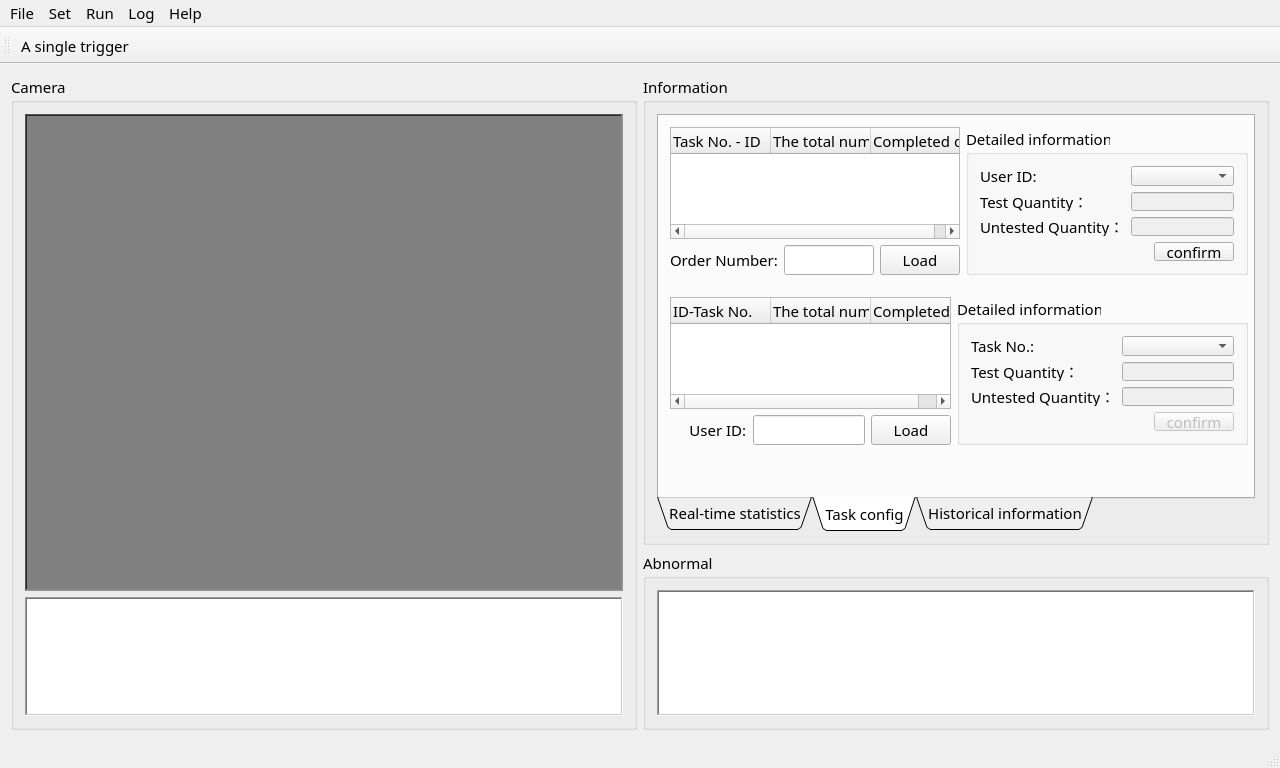
<?xml version="1.0" encoding="UTF-8"?>
<ui version="4.0">
 <class>projectClass</class>
 <widget class="QMainWindow" name="projectClass">
  <property name="geometry">
   <rect>
    <x>0</x>
    <y>0</y>
    <width>1280</width>
    <height>768</height>
   </rect>
  </property>
  <property name="font">
   <font>
    <family>黑体</family>
    <pointsize>11</pointsize>
   </font>
  </property>
  <property name="windowTitle">
   <string>project</string>
  </property>
  <widget class="QWidget" name="centralWidget">
   <layout class="QGridLayout" name="gridLayout" rowstretch="6,4">
    <item row="0" column="0" rowspan="2">
     <widget class="QGroupBox" name="groupBoxCamera">
      <property name="title">
       <string>Camera</string>
      </property>
      <layout class="QGridLayout" name="gridLayout_3" rowstretch="8,2">
       <item row="0" column="0">
        <widget class="QLabel" name="labelCameraDisplay">
         <property name="sizePolicy">
          <sizepolicy hsizetype="Ignored" vsizetype="Ignored">
           <horstretch>0</horstretch>
           <verstretch>0</verstretch>
          </sizepolicy>
         </property>
         <property name="styleSheet">
          <string notr="true">background:gray</string>
         </property>
         <property name="frameShape">
          <enum>QFrame::WinPanel</enum>
         </property>
         <property name="frameShadow">
          <enum>QFrame::Sunken</enum>
         </property>
         <property name="text">
          <string/>
         </property>
         <property name="alignment">
          <set>Qt::AlignCenter</set>
         </property>
        </widget>
       </item>
       <item row="1" column="0">
        <widget class="QListWidget" name="listWidgetCameras">
         <property name="frameShape">
          <enum>QFrame::WinPanel</enum>
         </property>
         <property name="editTriggers">
          <set>QAbstractItemView::NoEditTriggers</set>
         </property>
         <property name="flow">
          <enum>QListView::LeftToRight</enum>
         </property>
        </widget>
       </item>
      </layout>
     </widget>
    </item>
    <item row="0" column="1">
     <widget class="QGroupBox" name="groupBoxData">
      <property name="title">
       <string>Information</string>
      </property>
      <layout class="QGridLayout" name="gridLayout_2">
       <item row="0" column="0">
        <widget class="QTabWidget" name="tabWidget">
         <property name="sizePolicy">
          <sizepolicy hsizetype="Expanding" vsizetype="Expanding">
           <horstretch>0</horstretch>
           <verstretch>0</verstretch>
          </sizepolicy>
         </property>
         <property name="tabPosition">
          <enum>QTabWidget::South</enum>
         </property>
         <property name="tabShape">
          <enum>QTabWidget::Triangular</enum>
         </property>
         <property name="currentIndex">
          <number>1</number>
         </property>
         <widget class="QWidget" name="tabRealTimeStatistics">
          <attribute name="title">
           <string>Real-time statistics</string>
          </attribute>
          <layout class="QGridLayout" name="gridLayout_13" rowstretch="5,5" columnstretch="5,5">
           <item row="0" column="0">
            <widget class="QWidget" name="widget" native="true">
             <layout class="QGridLayout" name="gridLayout_6" columnstretch="9,1">
              <item row="0" column="1">
               <spacer name="horizontalSpacer_2">
                <property name="orientation">
                 <enum>Qt::Horizontal</enum>
                </property>
                <property name="sizeHint" stdset="0">
                 <size>
                  <width>40</width>
                  <height>20</height>
                 </size>
                </property>
               </spacer>
              </item>
              <item row="0" column="0">
               <widget class="QLabel" name="labelSingleResultDisplay">
                <property name="font">
                 <font>
                  <family>黑体</family>
                  <pointsize>79</pointsize>
                 </font>
                </property>
                <property name="styleSheet">
                 <string notr="true">background:#2c2c2c;color:#e6e6e6</string>
                </property>
                <property name="frameShape">
                 <enum>QFrame::WinPanel</enum>
                </property>
                <property name="frameShadow">
                 <enum>QFrame::Sunken</enum>
                </property>
                <property name="text">
                 <string>OK</string>
                </property>
                <property name="textFormat">
                 <enum>Qt::AutoText</enum>
                </property>
                <property name="scaledContents">
                 <bool>false</bool>
                </property>
                <property name="alignment">
                 <set>Qt::AlignCenter</set>
                </property>
                <property name="wordWrap">
                 <bool>false</bool>
                </property>
               </widget>
              </item>
             </layout>
            </widget>
           </item>
           <item row="0" column="1">
            <widget class="QGroupBox" name="groupBox">
             <property name="title">
              <string>Current Account Information</string>
             </property>
             <property name="flat">
              <bool>true</bool>
             </property>
             <layout class="QGridLayout" name="gridLayout_5">
              <item row="0" column="0">
               <widget class="QLabel" name="label">
                <property name="frameShape">
                 <enum>QFrame::WinPanel</enum>
                </property>
                <property name="text">
                 <string>ID:</string>
                </property>
                <property name="alignment">
                 <set>Qt::AlignLeading|Qt::AlignLeft|Qt::AlignVCenter</set>
                </property>
               </widget>
              </item>
              <item row="0" column="1">
               <widget class="QLabel" name="labelUserID">
                <property name="frameShape">
                 <enum>QFrame::NoFrame</enum>
                </property>
                <property name="text">
                 <string>u</string>
                </property>
                <property name="alignment">
                 <set>Qt::AlignCenter</set>
                </property>
               </widget>
              </item>
              <item row="1" column="0">
               <widget class="QLabel" name="label_2">
                <property name="frameShape">
                 <enum>QFrame::WinPanel</enum>
                </property>
                <property name="text">
                 <string>Name:</string>
                </property>
               </widget>
              </item>
              <item row="1" column="1">
               <widget class="QLabel" name="labelTrueName">
                <property name="text">
                 <string>/</string>
                </property>
                <property name="alignment">
                 <set>Qt::AlignCenter</set>
                </property>
               </widget>
              </item>
              <item row="2" column="0">
               <widget class="QLabel" name="label_3">
                <property name="frameShape">
                 <enum>QFrame::WinPanel</enum>
                </property>
                <property name="text">
                 <string>Production line:</string>
                </property>
               </widget>
              </item>
              <item row="2" column="1">
               <widget class="QLabel" name="labelProductionLine">
                <property name="text">
                 <string>/</string>
                </property>
                <property name="alignment">
                 <set>Qt::AlignCenter</set>
                </property>
               </widget>
              </item>
              <item row="3" column="0">
               <widget class="QLabel" name="label_10">
                <property name="frameShape">
                 <enum>QFrame::WinPanel</enum>
                </property>
                <property name="text">
                 <string>Login time:</string>
                </property>
               </widget>
              </item>
              <item row="3" column="1">
               <widget class="QLabel" name="labelOnlineStartTime">
                <property name="text">
                 <string>/</string>
                </property>
                <property name="alignment">
                 <set>Qt::AlignCenter</set>
                </property>
               </widget>
              </item>
             </layout>
            </widget>
           </item>
           <item row="1" column="0" colspan="2">
            <widget class="QWidget" name="widget_2" native="true">
             <layout class="QGridLayout" name="gridLayout_7">
              <item row="1" column="2">
               <widget class="QLabel" name="label_16">
                <property name="frameShape">
                 <enum>QFrame::WinPanel</enum>
                </property>
                <property name="text">
                 <string>Complete Sum:</string>
                </property>
               </widget>
              </item>
              <item row="2" column="0">
               <widget class="QLabel" name="label_17">
                <property name="frameShape">
                 <enum>QFrame::WinPanel</enum>
                </property>
                <property name="text">
                 <string>Qualified Sum:</string>
                </property>
               </widget>
              </item>
              <item row="4" column="0">
               <widget class="QLabel" name="label_14">
                <property name="frameShape">
                 <enum>QFrame::WinPanel</enum>
                </property>
                <property name="text">
                 <string>Qualified Number:</string>
                </property>
               </widget>
              </item>
              <item row="4" column="1">
               <widget class="QLabel" name="labelNowOKQuantity">
                <property name="text">
                 <string>/</string>
                </property>
                <property name="alignment">
                 <set>Qt::AlignCenter</set>
                </property>
               </widget>
              </item>
              <item row="2" column="1">
               <widget class="QLabel" name="labelAlreadyOKQuantity">
                <property name="text">
                 <string>/</string>
                </property>
                <property name="alignment">
                 <set>Qt::AlignCenter</set>
                </property>
               </widget>
              </item>
              <item row="1" column="0">
               <widget class="QLabel" name="label_9">
                <property name="frameShape">
                 <enum>QFrame::WinPanel</enum>
                </property>
                <property name="text">
                 <string>Production Number:</string>
                </property>
               </widget>
              </item>
              <item row="0" column="1">
               <widget class="QLabel" name="labelOrderNumber">
                <property name="text">
                 <string>/</string>
                </property>
                <property name="alignment">
                 <set>Qt::AlignCenter</set>
                </property>
               </widget>
              </item>
              <item row="0" column="2">
               <widget class="QLabel" name="label_13">
                <property name="frameShape">
                 <enum>QFrame::WinPanel</enum>
                </property>
                <property name="text">
                 <string>Qualified Number:</string>
                </property>
               </widget>
              </item>
              <item row="4" column="2">
               <widget class="QLabel" name="label_15">
                <property name="frameShape">
                 <enum>QFrame::WinPanel</enum>
                </property>
                <property name="text">
                 <string>Unqualified Number:</string>
                </property>
               </widget>
              </item>
              <item row="1" column="1">
               <widget class="QLabel" name="labelOrderQuantity">
                <property name="text">
                 <string>/</string>
                </property>
                <property name="alignment">
                 <set>Qt::AlignCenter</set>
                </property>
               </widget>
              </item>
              <item row="0" column="0">
               <widget class="QLabel" name="label_8">
                <property name="frameShape">
                 <enum>QFrame::WinPanel</enum>
                </property>
                <property name="text">
                 <string>Task Number:</string>
                </property>
               </widget>
              </item>
              <item row="2" column="2">
               <widget class="QLabel" name="label_18">
                <property name="frameShape">
                 <enum>QFrame::WinPanel</enum>
                </property>
                <property name="text">
                 <string>Unqualified Sum:</string>
                </property>
               </widget>
              </item>
              <item row="0" column="3">
               <widget class="QLabel" name="labelCreateTime">
                <property name="text">
                 <string>/</string>
                </property>
                <property name="alignment">
                 <set>Qt::AlignCenter</set>
                </property>
               </widget>
              </item>
              <item row="1" column="3">
               <widget class="QLabel" name="labelAlreadyFinishQuantity">
                <property name="text">
                 <string>/</string>
                </property>
                <property name="alignment">
                 <set>Qt::AlignCenter</set>
                </property>
               </widget>
              </item>
              <item row="2" column="3">
               <widget class="QLabel" name="labelAlreadyNGQuantity">
                <property name="text">
                 <string>/</string>
                </property>
                <property name="alignment">
                 <set>Qt::AlignCenter</set>
                </property>
               </widget>
              </item>
              <item row="4" column="3">
               <widget class="QLabel" name="labelNowNGQuantity">
                <property name="text">
                 <string>/</string>
                </property>
                <property name="alignment">
                 <set>Qt::AlignCenter</set>
                </property>
               </widget>
              </item>
              <item row="3" column="3">
               <widget class="QLabel" name="labelNowFinishQuantity">
                <property name="text">
                 <string>/</string>
                </property>
                <property name="alignment">
                 <set>Qt::AlignCenter</set>
                </property>
               </widget>
              </item>
              <item row="3" column="2">
               <widget class="QLabel" name="label_12">
                <property name="frameShape">
                 <enum>QFrame::WinPanel</enum>
                </property>
                <property name="text">
                 <string>Complete Number:</string>
                </property>
               </widget>
              </item>
              <item row="3" column="0">
               <widget class="QLabel" name="label_23">
                <property name="frameShape">
                 <enum>QFrame::WinPanel</enum>
                </property>
                <property name="text">
                 <string>Residual Number:</string>
                </property>
               </widget>
              </item>
              <item row="3" column="1">
               <widget class="QLabel" name="labelUserUnFinishQuantity">
                <property name="text">
                 <string>/</string>
                </property>
                <property name="alignment">
                 <set>Qt::AlignCenter</set>
                </property>
               </widget>
              </item>
             </layout>
            </widget>
           </item>
          </layout>
         </widget>
         <widget class="QWidget" name="tabDataSetting">
          <attribute name="title">
           <string>Task config</string>
          </attribute>
          <widget class="QWidget" name="widget_3" native="true">
           <property name="geometry">
            <rect>
             <x>0</x>
             <y>0</y>
             <width>600</width>
             <height>170</height>
            </rect>
           </property>
           <property name="sizePolicy">
            <sizepolicy hsizetype="Expanding" vsizetype="Expanding">
             <horstretch>0</horstretch>
             <verstretch>1</verstretch>
            </sizepolicy>
           </property>
           <layout class="QGridLayout" name="gridLayout_11">
            <item row="1" column="1">
             <widget class="QLineEdit" name="lineEditToLoadOrderNumber"/>
            </item>
            <item row="1" column="2">
             <widget class="QPushButton" name="buttonToLoadOrderNumber">
              <property name="text">
               <string>Load</string>
              </property>
             </widget>
            </item>
            <item row="0" column="3" rowspan="2">
             <widget class="QGroupBox" name="groupBox_3">
              <property name="sizePolicy">
               <sizepolicy hsizetype="Preferred" vsizetype="Expanding">
                <horstretch>0</horstretch>
                <verstretch>0</verstretch>
               </sizepolicy>
              </property>
              <property name="title">
               <string>Detailed information</string>
              </property>
              <layout class="QGridLayout" name="gridLayout_10">
               <item row="0" column="0">
                <widget class="QLabel" name="label_20">
                 <property name="text">
                  <string>User ID:</string>
                 </property>
                </widget>
               </item>
               <item row="1" column="0">
                <widget class="QLabel" name="label_22">
                 <property name="text">
                  <string>Test Quantity：</string>
                 </property>
                </widget>
               </item>
               <item row="1" column="1" colspan="2">
                <widget class="QLineEdit" name="lineEditLoadOrderNumberUserTargetQuantity">
                 <property name="enabled">
                  <bool>false</bool>
                 </property>
                </widget>
               </item>
               <item row="2" column="0">
                <widget class="QLabel" name="label_21">
                 <property name="text">
                  <string>Untested Quantity：</string>
                 </property>
                </widget>
               </item>
               <item row="2" column="1" colspan="2">
                <widget class="QLineEdit" name="lineEditLoadOrderNumberUserTargetUnFinishQuantity">
                 <property name="enabled">
                  <bool>false</bool>
                 </property>
                 <property name="text">
                  <string/>
                 </property>
                </widget>
               </item>
               <item row="3" column="0" colspan="2">
                <spacer name="horizontalSpacer_4">
                 <property name="orientation">
                  <enum>Qt::Horizontal</enum>
                 </property>
                 <property name="sizeHint" stdset="0">
                  <size>
                   <width>220</width>
                   <height>20</height>
                  </size>
                 </property>
                </spacer>
               </item>
               <item row="3" column="2">
                <widget class="QPushButton" name="buttonSureInLoadOrderNumber">
                 <property name="text">
                  <string>confirm</string>
                 </property>
                </widget>
               </item>
               <item row="0" column="1" colspan="2">
                <widget class="QComboBox" name="comboBoxLoadOrderNumberUsers">
                 <property name="currentIndex">
                  <number>-1</number>
                 </property>
                </widget>
               </item>
              </layout>
             </widget>
            </item>
            <item row="1" column="0">
             <widget class="QLabel" name="label_4">
              <property name="text">
               <string>Order Number:</string>
              </property>
             </widget>
            </item>
            <item row="0" column="0" colspan="3">
             <widget class="QTreeWidget" name="treeWidgetOrderNumberToUser">
              <column>
               <property name="text">
                <string>Task No. - ID</string>
               </property>
              </column>
              <column>
               <property name="text">
                <string>The total number </string>
               </property>
              </column>
              <column>
               <property name="text">
                <string>Completed quantity</string>
               </property>
              </column>
             </widget>
            </item>
           </layout>
          </widget>
          <widget class="QWidget" name="widget_4" native="true">
           <property name="geometry">
            <rect>
             <x>0</x>
             <y>170</y>
             <width>600</width>
             <height>170</height>
            </rect>
           </property>
           <property name="sizePolicy">
            <sizepolicy hsizetype="Expanding" vsizetype="Expanding">
             <horstretch>0</horstretch>
             <verstretch>1</verstretch>
            </sizepolicy>
           </property>
           <layout class="QGridLayout" name="gridLayout_9">
            <item row="1" column="0">
             <widget class="QLabel" name="label_5">
              <property name="layoutDirection">
               <enum>Qt::LeftToRight</enum>
              </property>
              <property name="text">
               <string>     User ID:</string>
              </property>
             </widget>
            </item>
            <item row="1" column="2">
             <widget class="QPushButton" name="buttonToLoadUser">
              <property name="text">
               <string>Load</string>
              </property>
             </widget>
            </item>
            <item row="0" column="3" rowspan="2">
             <widget class="QGroupBox" name="groupBox_2">
              <property name="sizePolicy">
               <sizepolicy hsizetype="Preferred" vsizetype="Expanding">
                <horstretch>0</horstretch>
                <verstretch>0</verstretch>
               </sizepolicy>
              </property>
              <property name="title">
               <string>Detailed information</string>
              </property>
              <layout class="QGridLayout" name="gridLayout_8">
               <item row="0" column="0">
                <widget class="QLabel" name="label_6">
                 <property name="text">
                  <string>Task No.:</string>
                 </property>
                </widget>
               </item>
               <item row="0" column="1" colspan="2">
                <widget class="QComboBox" name="comboBoxLoadUserOrderNumbers">
                 <property name="currentText">
                  <string/>
                 </property>
                 <property name="currentIndex">
                  <number>-1</number>
                 </property>
                </widget>
               </item>
               <item row="1" column="0">
                <widget class="QLabel" name="label_11">
                 <property name="text">
                  <string>Test Quantity：</string>
                 </property>
                </widget>
               </item>
               <item row="1" column="1" colspan="2">
                <widget class="QLineEdit" name="lineEditLoadUserOrderNumberTargetQuantity">
                 <property name="enabled">
                  <bool>false</bool>
                 </property>
                </widget>
               </item>
               <item row="2" column="0">
                <widget class="QLabel" name="label_19">
                 <property name="text">
                  <string>Untested Quantity：</string>
                 </property>
                </widget>
               </item>
               <item row="2" column="1" colspan="2">
                <widget class="QLineEdit" name="lineEditLoadUserOrderNumberTargetUnFinishQuantity">
                 <property name="enabled">
                  <bool>false</bool>
                 </property>
                 <property name="text">
                  <string/>
                 </property>
                </widget>
               </item>
               <item row="3" column="2">
                <widget class="QPushButton" name="buttonSureInLoadUser">
                 <property name="enabled">
                  <bool>false</bool>
                 </property>
                 <property name="text">
                  <string>confirm</string>
                 </property>
                </widget>
               </item>
               <item row="3" column="0" colspan="2">
                <spacer name="horizontalSpacer_3">
                 <property name="orientation">
                  <enum>Qt::Horizontal</enum>
                 </property>
                 <property name="sizeHint" stdset="0">
                  <size>
                   <width>199</width>
                   <height>20</height>
                  </size>
                 </property>
                </spacer>
               </item>
              </layout>
             </widget>
            </item>
            <item row="1" column="1">
             <widget class="QLineEdit" name="lineEditToLoadUser"/>
            </item>
            <item row="0" column="0" colspan="3">
             <widget class="QTreeWidget" name="treeWidgetUserToOrderNumber">
              <column>
               <property name="text">
                <string>ID-Task No. </string>
               </property>
              </column>
              <column>
               <property name="text">
                <string>The total number </string>
               </property>
              </column>
              <column>
               <property name="text">
                <string>Completed quantity</string>
               </property>
              </column>
             </widget>
            </item>
           </layout>
          </widget>
         </widget>
         <widget class="QWidget" name="tabHistoricalStatistics">
          <attribute name="title">
           <string>Historical information</string>
          </attribute>
         </widget>
        </widget>
       </item>
      </layout>
     </widget>
    </item>
    <item row="1" column="1">
     <widget class="QGroupBox" name="groupBoxError">
      <property name="title">
       <string>Abnormal</string>
      </property>
      <layout class="QGridLayout" name="gridLayout_4">
       <item row="0" column="0">
        <widget class="QListWidget" name="listWidgetError">
         <property name="frameShape">
          <enum>QFrame::WinPanel</enum>
         </property>
         <property name="editTriggers">
          <set>QAbstractItemView::NoEditTriggers</set>
         </property>
         <property name="flow">
          <enum>QListView::TopToBottom</enum>
         </property>
        </widget>
       </item>
      </layout>
     </widget>
    </item>
   </layout>
  </widget>
  <widget class="QMenuBar" name="menuBar">
   <property name="geometry">
    <rect>
     <x>0</x>
     <y>0</y>
     <width>1280</width>
     <height>26</height>
    </rect>
   </property>
   <widget class="QMenu" name="menu">
    <property name="title">
     <string>File</string>
    </property>
   </widget>
   <widget class="QMenu" name="menuImageSetting">
    <property name="title">
     <string>Set</string>
    </property>
    <addaction name="actionImageSetting"/>
   </widget>
   <widget class="QMenu" name="menu_3">
    <property name="title">
     <string>Log</string>
    </property>
    <addaction name="actionLog"/>
   </widget>
   <widget class="QMenu" name="menu_4">
    <property name="title">
     <string>Help</string>
    </property>
    <addaction name="actionAbout"/>
   </widget>
   <widget class="QMenu" name="menuRun">
    <property name="title">
     <string>Run</string>
    </property>
   </widget>
   <addaction name="menu"/>
   <addaction name="menuImageSetting"/>
   <addaction name="menuRun"/>
   <addaction name="menu_3"/>
   <addaction name="menu_4"/>
  </widget>
  <widget class="QToolBar" name="mainToolBar">
   <attribute name="toolBarArea">
    <enum>TopToolBarArea</enum>
   </attribute>
   <attribute name="toolBarBreak">
    <bool>false</bool>
   </attribute>
   <addaction name="actionSignal"/>
  </widget>
  <widget class="QStatusBar" name="statusBar"/>
  <action name="actionAbout">
   <property name="text">
    <string>About</string>
   </property>
  </action>
  <action name="actionLog">
   <property name="text">
    <string>Log</string>
   </property>
  </action>
  <action name="actionImageSetting">
   <property name="text">
    <string>ImageSetting</string>
   </property>
  </action>
  <action name="actionSignal">
   <property name="icon">
    <iconset>
     <normaloff>Icon/Signal.png</normaloff>Icon/Signal.png</iconset>
   </property>
   <property name="text">
    <string>A single trigger</string>
   </property>
  </action>
 </widget>
 <layoutdefault spacing="6" margin="11"/>
 <resources>
  <include location="MyView.qrc"/>
 </resources>
 <connections/>
</ui>
